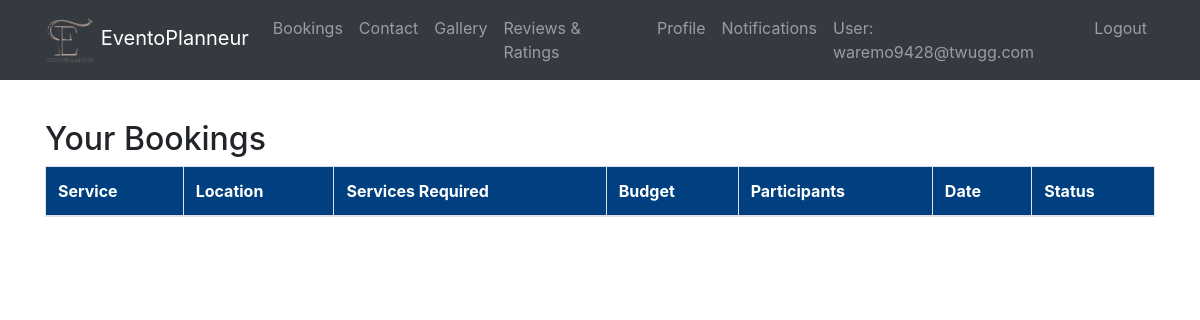
The page /bookings/ (signed in) on the database as committed earlier.
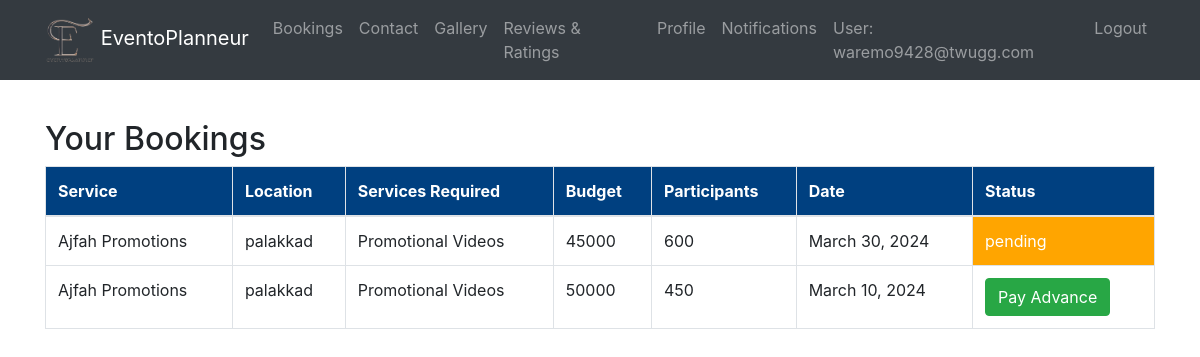
The same page on the database as committed later.
### eventapp/models.py (models this page shows, shortened)
class BookService(models.Model):
    service = models.ForeignKey(Service, on_delete=models.CASCADE)
    location = models.CharField(max_length=100)
    services_required = models.TextField()
    budget = models.IntegerField()
    participants = models.IntegerField()
    date = models.DateField(null=True)
    org_user=models.ForeignKey(CustomUser, on_delete=models.CASCADE,null=True,blank=True)
    status = models.TextField(default="pending")

class Service(models.Model):
    name = models.CharField(max_length=255)
    category = models.CharField(max_length=100)
    image = models.ImageField(upload_to='service_images/')
    locations = models.TextField(null=True)
    services_provided = models.TextField()
    description = models.TextField()
    rating = models.IntegerField(default=0,null=True)
    capacity = models.IntegerField(null=True)
    org_user=models.ForeignKey(CustomUser, on_delete=models.CASCADE,null=True,blank=True)
    rate = models.IntegerField(default=0,null=True)

### eventapp/views.py (the view)
# urls.py: path('bookings/', views.bookings, name='bookings'),
def bookings(request):
    currency = 'INR'
    amount = 200000  # Rs. 200
    razorpay_order = razorpay_client.order.create(dict(amount=amount,
                                                       currency=currency,
                                                       payment_capture='0'))
    razorpay_order_id = razorpay_order['id']
    callback_url = 'eventapp:bookings'
    current_user = request.user
    booking_instances = BookService.objects.filter(org_user=current_user)
    context = {
        'booking_instances': booking_instances,
    }
    context['razorpay_order_id'] = razorpay_order_id
    context['razorpay_merchant_key'] = settings.RAZOR_KEY_ID
    context['razorpay_amount'] = amount
    context['currency'] = currency
    context['callback_url'] = callback_url
    return render(request, 'bookings.html', context=context)

### templates/bookings.html (shortened to what this page needs)
{% load static %}
{% if user.is_authenticated %}
<!DOCTYPE html>
<html lang="en">
<head>
  <link rel="stylesheet" href="https://maxcdn.bootstrapcdn.com/bootstrap/4.5.2/css/bootstrap.min.css">
  <link rel="stylesheet" href="{% static 'css/home.css' %}">
</head>
<body>
  <nav class="navbar navbar-expand-md bg-dark navbar-dark">
    <div class="container">
      <a class="navbar-brand" href="{% url 'eventapp:orghome' %}">
        <img src="{% static 'images/Eventoplanneur.png' %}" alt="Logo" width="50"> EventoPlanneur
      </a>
      <div class="collapse navbar-collapse" id="navbarCollapse">
        <ul class="navbar-nav ml-auto">
          <li class="nav-item"><a class="nav-link" href="{% url 'eventapp:bookings' %}">Bookings</a></li>
          <li class="nav-item"><a class="nav-link" href="#contact">Contact</a></li>
          <li class="nav-item"><a class="nav-link" href="{% url 'eventapp:gallery' %}">Gallery</a></li>
          <li class="nav-item"><a class="nav-link" href="{% url 'eventapp:review_service' %}">Reviews & Ratings</a></li>
          <li class="nav-item"><a class="nav-link" href="{% url 'eventapp:org_profile' %}">Profile</a></li>
          <li class="nav-item"><a class="nav-link" href="#notifications">Notifications</a></li>
          <li class="nav-item">
              {% if user.is_authenticated %}
              <a class="nav-link" >User: {{ user.email }}</a>
              <li class="nav-item"><a href="{% url 'eventapp:logout' %}" class="nav-link">Logout</a></li>
              {% endif %}
            </li>
        </ul>
      </div>
    </div>
  </nav>
<br><br><br>
<div class="container mt-5">
    <h2>Your Bookings</h2>
    <table class="table table-bordered">
        <thead>
            <tr>
                <th>Service</th>
                <th>Location</th>
                <th>Services Required</th>
                <th>Budget</th>
                <th>Participants</th>
                <th>Date</th>
                <th>Status</th>
            </tr>
        </thead>
        <tbody>
            {% for booking_instance in booking_instances %}
                <tr>
                    <td>{{ booking_instance.service.name }}</td>
                    <td>{{ booking_instance.location }}</td>
                    <td>{{ booking_instance.services_required }}</td>
                    <td>{{ booking_instance.budget }}</td>
                    <td>{{ booking_instance.participants }}</td>
                    <td>{{ booking_instance.date }}</td>
                    {% if booking_instance.status == 'approved' %}
                    <td><button id="pay-btn" class="btn btn-success">Pay Advance</button></td>
                    {% else %}
                    <td style="background-color: {% if booking_instance.status == 'approved' %}green{% elif booking_instance.status == 'rejected' %}red{% elif booking_instance.status == 'pending' %}orange{% endif %}; color: white;">
                      {{ booking_instance.status }}</td>
                      {% endif %}
                </tr>
            {% endfor %}
        </tbody>
    </table>
</div>
</body>
</html>
{% endif %}

Rows that differ between the two databases and show on the page:
added BookService: service.name "Ajfah Promotions", location "palakkad", services_required "Promotional Videos", budget "45000", participants "600", date "March 30, 2024", status "pending"
added BookService: service.name "Ajfah Promotions", location "palakkad", services_required "Promotional Videos", budget "50000", participants "450", date "March 10, 2024", status "Pay Advance"
